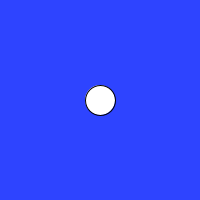
Frame 1 (no input)
Frame 60 (the mouse pressed at the canvas centre just before this capture): identical to frame 1, image omitted
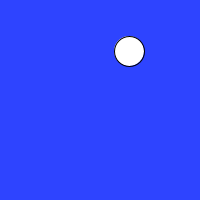
Frame 120 (the mouse held since frame 60 and released just before this capture)

The Processing sketch that drew these frames (run headless with seeded random() and noise(); from frame 60 on, the mouse is pressed at the canvas centre):

// Processing sketch: sketch_191118b
// ── sketch_191118b.pde
// 1. Create three integer variables to represent the x, y, and the size of the ellipse

    int x = 100;
    int y = 100;
    int sizeEllipse = 30;
    void setup() {
     // 2. Set the size of your sketch
    size(200, 200);
    }
    
    void draw() {
      // 3. Set the background color of your sketch
      background(#2E44FF);
      // 4. Draw an ellipse. Make sure it fits in the window.
      // Use the variables created at the top of the sketch, 
      // for the location and size of your ellipse
      ellipse(x, y, sizeEllipse, sizeEllipse);    }
    
    void mousePressed() {
      //5. Create an integer variable called distance
      int distance = getDistance(mouseX, mouseY,100, 100 );
      //6. Set the value of the distance variable to the value returned by the getDistance method
      //   Pass the mouse's x and y (mouseX and mouseY) and the x and y of your ellipse to the method.
        
          
      //7.  Use an if statement to check if the distance variable is < the radius of the ellipse
      //    If it is, set a new x and y for the ellipse, using a random location on the window
      //    Hint: Use the Processing random() function  
      
      if(distance<15){
        
        x = (int)random(width);
        
        y = (int)random(height);
      }
      
    }
    
    int getDistance(int x1, int y1, int x2, int y2) {
      return (int)Math.sqrt(Math.pow((x1-x2),2) + Math.pow((y1-y2),2));
    }
